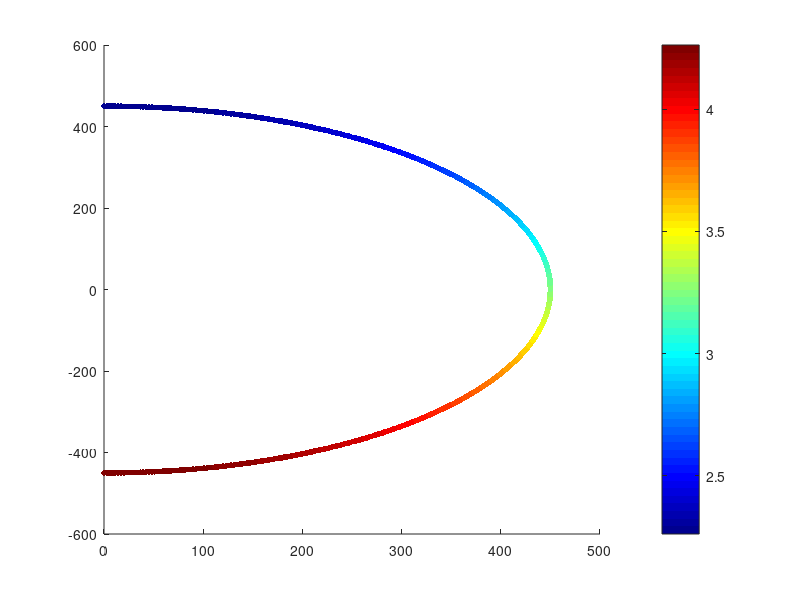

Here is the MATLAB script that generated this plot: (Note: this script raises an error after producing the figure.)
%% ============================================================
%  MECÁNICA DEL VUELO — Práctica: Rizo Vertical (Loop)
%  Aeronave: CASA C-101EB Aviojet
%  Nivel: Tercero/Cuarto de Ingeniería Aeroespacial
% ============================================================
%  OBJETIVO: Analizar la viabilidad aerodinámica, estructural
%  y propulsiva de un rizo vertical a radio constante.
%
%  FÍSICA DEL PROBLEMA
%  -------------------
%  El avión describe una circunferencia vertical de radio R.
%  El ángulo phi mide el recorrido desde A (base, phi=0)
%  hasta B (cima, phi=pi). La posición es:
%
%      x(phi) = R·sin(phi)
%      z(phi) = -R·cos(phi)        [origen en el centro]
%
%  El equilibrio en el eje NORMAL (centrípeto) da:
%
%      L - W·cos(phi) = (W/g)·(V²/R)
%
%  de donde se obtiene el CL y el factor de carga requeridos.
%
%  HIPÓTESIS: V = cte, R = cte, vuelo en plano vertical.
% ============================================================

clear; clc; close all;

%% ============================================================
%  BLOQUE 1 — DATOS DEL AVIÓN Y DEL ENSAYO
% ============================================================

% -- Pesos y geometría --
W   = 30000;    % [N]      Peso en vuelo
S   = 20.0;     % [m²]    Superficie alar

% -- Atmósfera (ISA, nivel del mar) --
rho = 1.225;    % [kg/m³]  Densidad del aire
g   = 9.81;     % [m/s²]   Gravedad

% -- Parámetros de la maniobra --
V   = 120;      % [m/s]    Velocidad de vuelo (constante)
R   = 450;      % [m]      Radio del rizo

% -- Polar parabólica: CD = CD0 + k·CL² --
CD0 = 0.025;    % [-]      Resistencia parásita
k   = 0.050;    % [-]      Factor de inducción

% -- Límites aerodinámicos --
CLmax =  1.4;   % [-]      Máximo CL (borde de pérdida positiva)
CLmin = -0.8;   % [-]      Mínimo CL (borde de pérdida negativa)

% -- Límites estructurales (C-101EB, Cat. Acrobática) --
n_max =  7.5;   % [g]      Factor de carga límite positivo
n_min = -3.9;   % [g]      Factor de carga límite negativo

% -- Velocidad máxima (Vne) --
Vne   = 232;    % [m/s]    Velocidad nunca exceder

% -- Empuje disponible (Garrett TFE731-3-1J, ISA SL) --
T_max = 15800;  % [N]      Empuje máximo del motor

fprintf('=== DATOS DE ENTRADA ===\n');
fprintf('  W = %g N  |  S = %g m²  |  rho = %g kg/m³\n', W, S, rho);
fprintf('  V = %g m/s  |  R = %g m\n', V, R);
fprintf('  CLmax = %g  |  n_max = %g g  |  n_min = %g g\n\n', CLmax, n_max, n_min);

%% ============================================================
%  BLOQUE 2 — CINEMÁTICA: DISCRETIZACIÓN DE LA TRAYECTORIA
% ============================================================
%
%  phi va de 0 (base, punto A) a pi (cima, punto B).
%  Con V constante, phi = omega·t donde omega = V/R.

omega = V / R;              % [rad/s]  Velocidad angular
t_man = pi * R / V;         % [s]      Duración del semirizo

N   = 500;                  % Número de puntos de la discretización
t   = linspace(0, t_man, N);
phi = omega * t;            % [rad]   phi ∈ [0, pi]

% Trayectoria en el plano vertical (origen en el centro del rizo)
x = R * sin(phi);           % [m]  Posición horizontal
z = -R * cos(phi);          % [m]  Posición vertical  (z=−R en A, z=+R en B)

fprintf('=== CINEMÁTICA ===\n');
fprintf('  Velocidad angular:  omega = %.4f rad/s\n', omega);
fprintf('  Duración del rizo:  t_man = %.2f s\n\n', t_man);

%% ============================================================
%  BLOQUE 3 — DINÁMICA: CL Y FACTOR DE CARGA
% ============================================================
%
%  Eje NORMAL (perpendicular a la trayectoria, centrípeto):
%
%      L - W·cos(phi) = (W/g)·(V²/R)
%
%      => CL(phi) = (W/qS)·[V²/(gR) + cos(phi)]
%      => n(phi)  = V²/(gR) + cos(phi)
%
%  donde  q = 0.5·rho·V²  es la presión dinámica.

q      = 0.5 * rho * V^2;                      % [Pa]  Presión dinámica

CL_req = (W / (q * S)) * (V^2/(g*R) + cos(phi));  % [-]  CL requerido
n_req  = V^2/(g*R) + cos(phi);                 % [g]   Factor de carga

fprintf('=== DINÁMICA ===\n');
fprintf('  Presión dinámica:   q      = %.1f Pa\n', q);
fprintf('  CL máximo requerido (en A): %.4f\n', max(CL_req));
fprintf('  CL mínimo requerido (en B): %.4f\n', min(CL_req));
fprintf('  n máximo (en A):           %.3f g\n', max(n_req));
fprintf('  n mínimo (en B):           %.3f g\n\n', min(n_req));

%% ============================================================
%  BLOQUE 4 — VELOCIDADES MÍNIMAS DE PÉRDIDA
% ============================================================
%
%  En A (phi=0, base): CL_req es MÁXIMO. Igualando a CLmax:
%
%      Vmin_A = sqrt( 2gR / [rho·g·S·R/W · CLmax − 2] )
%
%  En B (phi=pi, cima): CL_req es MÍNIMO. Igualando a CLmax
%  con signo negativo (vuelo invertido, pérdida por abajo):
%
%      Vmin_B = sqrt( 2gR / [rho·g·S·R/W · CLmax + 2] )
%
%  CONDICIÓN DE EXISTENCIA de Vmin_A:  rho·g·S·R/(2W)·CLmax > 1
%  Si no se cumple, NO existe velocidad que sostenga el rizo.

denom_A = rho*S*CLmax - 2*W/(g*R);
denom_B = rho*S*CLmax + 2*W/(g*R);

fprintf('=== VELOCIDADES MÍNIMAS DE PÉRDIDA ===\n');

if denom_A > 0
    Vmin_A = sqrt(2*W / denom_A);
    fprintf('  Vmin en A (base): %.2f m/s\n', Vmin_A);
else
    Vmin_A = NaN;
    fprintf('  [!] No existe Vmin_A físicamente (denominador <= 0).\n');
    fprintf('      El rizo no puede sostenerse sin pérdida en la base.\n');
end

Vmin_B = sqrt(2*W / denom_B);
fprintf('  Vmin en B (cima): %.2f m/s\n', Vmin_B);
fprintf('  Siempre Vmin_B < Vmin_A: la cima es menos exigente.\n\n');

%% ============================================================
%  BLOQUE 5 — EMPUJE REQUERIDO
% ============================================================
%
%  Eje TANGENCIAL (a lo largo de la trayectoria):
%
%      T - D - W·sin(phi) = 0       [V = cte => aceleración tangencial = 0]
%
%      => T_req(phi) = D(phi) + W·sin(phi)
%
%  donde  D = q·S·CD  y  CD = CD0 + k·CL²

CD_req = CD0 + k * CL_req.^2;      % [-]  CD por polar parabólica
D_req  = q * S * CD_req;            % [N]  Resistencia aerodinámica
T_req  = D_req + W * sin(phi);      % [N]  Empuje requerido
phi_Tcrit1 = rad2deg(phi(37));
phi_Tcrit2 = rad2deg(phi(446));

fprintf('=== EMPUJE ===\n');
fprintf('  T_req máximo:     %.0f N  (phi = %.1f°)\n', ...
    max(T_req), rad2deg(phi(T_req == max(T_req))));
fprintf('  T_req mínimo:     %.0f N\n', min(T_req));
fprintf('  T_max disponible: %.0f N  (TFE731)\n', T_max);

if max(T_req) > T_max
    deficit = max(T_req) - T_max;
    fprintf('  [!] DÉFICIT DE EMPUJE: %.0f N. ', deficit);
    fprintf('La hipótesis V=cte no es sostenible.\n\n');
else
    fprintf('  Motor suficiente. V = cte es viable.\n\n');
end

%% ============================================================
%  BLOQUE 6 — DIAGNÓSTICO DE VIABILIDAD
% ============================================================

fprintf('=== DIAGNÓSTICO DE VIABILIDAD ===\n');

% 6.1 Comprobación estructural
if max(n_req) > n_max
    fprintf('  [ESTRUCTURA +]: CRÍTICO  — n_max = %.2f g > %.1f g\n', max(n_req), n_max);
else
    fprintf('  [ESTRUCTURA +]: SEGURO   — n_max = %.2f g <= %.1f g\n', max(n_req), n_max);
end

if min(n_req) < n_min
    fprintf('  [ESTRUCTURA -]: CRÍTICO  — n_min = %.2f g < %.1f g\n', min(n_req), n_min);
else
    fprintf('  [ESTRUCTURA -]: SEGURO   — n_min = %.2f g >= %.1f g\n', min(n_req), n_min);
end

% 6.2 Comprobación aerodinámica
if any(CL_req > CLmax)
    fprintf('  [AERODINÁMICA]: PÉRDIDA  — CL_req supera CLmax en %d puntos.\n', sum(CL_req > CLmax));
elseif any(CL_req < CLmin)
    fprintf('  [AERODINÁMICA]: PÉRDIDA  — CL_req cae bajo CLmin en %d puntos.\n', sum(CL_req < CLmin));
else
    fprintf('  [AERODINÁMICA]: SEGURO   — CL_req ∈ [%.2f, %.2f] en toda la maniobra.\n', min(CL_req), max(CL_req));
end

% 6.3 Comprobación de velocidad
if ~isnan(Vmin_A) && V >= Vmin_A
    fprintf('  [VELOCIDAD]:    SEGURO   — V = %g m/s >= Vmin_A = %.2f m/s\n', V, Vmin_A);
elseif ~isnan(Vmin_A)
    fprintf('  [VELOCIDAD]:    CRÍTICO  — V = %g m/s < Vmin_A = %.2f m/s\n', V, Vmin_A);
end

% 6.4 Comprobación propulsiva
if max(T_req) <= T_max
    fprintf('  [PROPULSIÓN]:   SEGURO   — T_req_max = %.0f N <= T_max = %.0f N\n', max(T_req), T_max);
else
    fprintf('  [PROPULSIÓN]:   DÉFICIT  — T_req_max = %.0f N > T_max = %.0f N\n', max(T_req), T_max);
end
fprintf('\n');

%% ============================================================
%  BLOQUE 7 — ENVOLVENTE V-n
% ============================================================
%
%  
%  Es la frontera estructural/aerodinámica del avión, definida por:
%
%  FRONTERA IZQUIERDA — Pérdida (stall):
%      Rama positiva: n_stall_pos(V) = rho·V²·S·CLmax / (2W)
%      Rama negativa: n_stall_neg(V) = rho·V²·S·CLmin / (2W)   [CLmin < 0]
%
%  VELOCIDADES CARACTERÍSTICAS:
%      VS    = sqrt(2W / (rho·S·CLmax))          1-g stall speed
%      VSneg = sqrt(2W / (rho·S·|CLmin|))        1-g negative stall speed
%      VA    = VS · sqrt(n_max)                   design maneuvering speed
%      VAneg: donde n_stall_neg(V) = n_min        maniobrabilidad negativa
%
%  ZONA VOLABLE (interior de la envolvente):
%      n_stall_neg(V) <= n <= n_stall_pos(V)     [zona de pérdida]
%      n_min          <= n <= n_max               [zona estructural]
%      V <= Vne                                   [velocidad máxima]
%
%  La curva del rizo n_man(V) = 1 + V²/(gR) se superpone
%  para comprobar si la maniobra CABE dentro de la envolvente.
%  ¡Puede haber puntos fuera de n_man sin tocar n_max!

V_vec = linspace(0, Vne*1.15, 600);

% -- Velocidades características --
VS    = sqrt(2*W / (rho*S*CLmax));          % [m/s] Velocidad de pérdida 1g
VSneg = sqrt(2*W / (rho*S*abs(CLmin)));     % [m/s] Velocidad de pérdida 1g negativa
VA    = VS * sqrt(n_max);                   % [m/s] Velocidad de maniobra

% VAneg: velocidad donde la rama negativa toca n_min
%   n_stall_neg = rho*V²*S*CLmin/(2W) = n_min  => V² = 2W*n_min/(rho*S*CLmin)
%   Como CLmin<0 y n_min<0, el cociente es positivo.
VAneg = sqrt(2*W*n_min / (rho*S*CLmin));    % [m/s] Maniobra negativa

fprintf('=== VELOCIDADES CARACTERÍSTICAS (ENVOLVENTE) ===\n');
fprintf('  VS    (pérdida 1g positiva): %.1f m/s\n', VS);
fprintf('  VSneg (pérdida 1g negativa): %.1f m/s\n', VSneg);
fprintf('  VA    (maniobra positiva):   %.1f m/s\n', VA);
fprintf('  VAneg (maniobra negativa):   %.1f m/s\n', VAneg);
fprintf('  Vne   (nunca exceder):       %.1f m/s\n\n', Vne);

% -- Fronteras de pérdida (parábolas) --
n_stall_pos = (rho * V_vec.^2 * S * CLmax)  / (2*W);   % rama positiva
n_stall_neg = (rho * V_vec.^2 * S * CLmin)  / (2*W);   % rama negativa (valores <0)

% -- Curva del rizo superpuesta --
n_man = 1 + V_vec.^2 / (g*R);      % Factor de carga máximo del rizo (en A)

% -- Construcción del perímetro de la envolvente (para el fill) --
%  Sentido antihorario: rama pos (VS->VA) + techo (VA->Vne) +
%  pared der. (n_max->n_min) + suelo (Vne->VAneg) + rama neg (VAneg->VSneg)

% Rama positiva de pérdida: VS a VA
mask_pos = V_vec >= VS & V_vec <= VA;
Vp = V_vec(mask_pos);  np = n_stall_pos(mask_pos);

% Techo estructural: VA a Vne
Vtecho = [VA, Vne];  ntecho = [n_max, n_max];

% Pared derecha: n_max a n_min (en Vne)
Vder = [Vne, Vne];  nder = [n_max, n_min];

% Suelo estructural: Vne a VAneg
Vsuelo = [Vne, VAneg];  nsuelo = [n_min, n_min];

% Rama negativa de pérdida: VAneg a VSneg
mask_neg = V_vec >= VSneg & V_vec <= VAneg;
Vn = fliplr(V_vec(mask_neg));   nn = fliplr(n_stall_neg(mask_neg));

% Cierre (VSneg de vuelta a VS con n=0 aproximadamente)
Vcierre = [VSneg, VS];  ncierre = [-1, 1];

% Coordenadas del polígono completo
V_fill = [Vp,    Vtecho, Vder, Vsuelo, Vn,    Vcierre];
n_fill = [np,    ntecho, nder, nsuelo, nn,    ncierre];

%% ============================================================
%  BLOQUE 8 — GRÁFICAS
% ============================================================

phi_deg = rad2deg(phi);     % Convertir a grados para los ejes

% ── Figura 1: Trayectoria coloreada por factor de carga ──────
figure('Name','Trayectoria del Rizo','Color','w','Position',[50 50 500 520]);

scatter(x, z, 18, n_req, 'filled');
colormap(jet); cb = colorbar;
cb.Label.String = 'Factor de carga n [g]';
clim([min(n_req)-0.1, max(n_req)+0.1]);

hold on;
% Marcar A y B
plot(x(1),   z(1),   'ro', 'MarkerFaceColor','r', 'MarkerSize',10);
plot(x(end), z(end), 'bs', 'MarkerFaceColor','b', 'MarkerSize',10);
text(x(1)+15,   z(1)-50,  'A  (n_{max})', 'Color','r', 'FontWeight','bold');
text(x(end)+15, z(end)+30,'B  (n_{min})', 'Color','b', 'FontWeight','bold');

% Ecuaciones paramétricas
annotation('textbox',[0.13 0.02 0.5 0.07], ...
    'String','x(\phi)=R\cdot\sin\phi \quad z(\phi)=-R\cdot\cos\phi', ...
    'FitBoxToText','on','EdgeColor','none','FontSize',9, ...
    'Interpreter','tex');

axis equal; grid on;
xlabel('x [m]'); ylabel('z [m]');
title('Trayectoria del rizo vertical (color = factor de carga)','FontWeight','bold');

% ── Figura 2: CL(phi) ────────────────────────────────────────
figure('Name','CL requerido','Color','w','Position',[570 50 650 340]);

plot(phi_deg, CL_req, 'b-', 'LineWidth', 2, 'DisplayName','C_L requerido');
hold on;
yline(CLmax, 'r--', 'LineWidth', 1.5, 'DisplayName', ...
    ['C_{L,max} = ' num2str(CLmax)]);
yline(CLmin, 'r:', 'LineWidth', 1.5, 'DisplayName', ...
    ['C_{L,min} = ' num2str(CLmin)]);
yline(0, 'k-', 'LineWidth', 0.8, 'HandleVisibility','off');

% Zona de pérdida (si la hay)
if any(CL_req > CLmax)
    area_x = phi_deg(CL_req > CLmax);
    area_y = CL_req(CL_req > CLmax);
    fill([area_x, fliplr(area_x)], [area_y, CLmax*ones(size(area_y))], ...
        'r', 'FaceAlpha', 0.25, 'EdgeColor','none','DisplayName','Zona de pérdida');
end

% Puntos A y B
plot(0,   CL_req(1),   'ro','MarkerFaceColor','r','MarkerSize',8,'HandleVisibility','off');
plot(180, CL_req(end), 'bs','MarkerFaceColor','b','MarkerSize',8,'HandleVisibility','off');
text(5,   CL_req(1)+0.03,  'A','Color','r','FontWeight','bold');
text(173, CL_req(end)+0.03,'B','Color','b','FontWeight','bold');

grid on;
xlabel('\phi [°]'); ylabel('C_L [-]');
title('Coeficiente de sustentación requerido a lo largo del rizo','FontWeight','bold');
legend('Location','northeast');
xlim([0 180]); xticks(0:30:180);

% ── Figura 3: n(phi) ─────────────────────────────────────────
figure('Name','Factor de carga','Color','w','Position',[570 430 650 340]);

plot(phi_deg, n_req, 'b-', 'LineWidth', 2, 'DisplayName','n requerido');
hold on;
yline(n_max, 'r--', 'LineWidth', 1.5, 'DisplayName', ...
    ['n_{max} = ' num2str(n_max) ' g']);
yline(n_min, 'r:',  'LineWidth', 1.5, 'DisplayName', ...
    ['n_{min} = ' num2str(n_min) ' g']);
yline(1, 'k--', 'LineWidth', 0.8, 'DisplayName','n = 1 g (nivel)');
yline(0, 'k-',  'LineWidth', 0.8, 'HandleVisibility','off');

plot(0,   n_req(1),   'ro','MarkerFaceColor','r','MarkerSize',8,'HandleVisibility','off');
plot(180, n_req(end), 'bs','MarkerFaceColor','b','MarkerSize',8,'HandleVisibility','off');
text(5,   n_req(1)+0.15,  'A','Color','r','FontWeight','bold');
text(173, n_req(end)+0.15,'B','Color','b','FontWeight','bold');

grid on;
xlabel('\phi [°]'); ylabel('n [g]');
title('Factor de carga a lo largo del rizo','FontWeight','bold');
legend('Location','northeast');
xlim([0 180]); xticks(0:30:180);

% ── Figura 4: T_req(phi) ─────────────────────────────────────
figure('Name','Empuje requerido','Color','w','Position',[50 580 650 340]);

plot(phi_deg, T_req/1000, 'k-',  'LineWidth', 2, 'DisplayName','T_{req}');
hold on;
yline(T_max/1000, 'r--', 'LineWidth', 1.5, 'DisplayName', ...
    ['T_{max} = ' num2str(T_max/1000,'%.1f') ' kN (TFE731)']);

% Zona de déficit (si la hay)
if any(T_req > T_max)
    area_x = phi_deg(T_req > T_max);
    area_y = T_req(T_req > T_max)/1000;
    fill([area_x, fliplr(area_x)], [area_y, (T_max/1000)*ones(size(area_y))], ...
        'r','FaceAlpha',0.25,'EdgeColor','none','DisplayName','Déficit de empuje');
end

plot(0,   T_req(1)/1000,   'ro','MarkerFaceColor','r','MarkerSize',8,'HandleVisibility','off');
plot(180, T_req(end)/1000, 'bs','MarkerFaceColor','b','MarkerSize',8,'HandleVisibility','off');
text(5,   T_req(1)/1000+0.2,  'A','Color','r','FontWeight','bold');
text(173, T_req(end)/1000+0.2,'B','Color','b','FontWeight','bold');

grid on;
xlabel('\phi [°]'); ylabel('T [kN]');
title('Empuje requerido a lo largo del rizo','FontWeight','bold');
legend('Location','northeast');
xlim([0 180]); xticks(0:30:180);

% ── Figura 5: Envolvente V-n ─────
%
%  La zona VERDE es el interior de la envolvente.
%  La zona de pérdida queda FUERA (a la izquierda de las parábolas).
%  La curva del rizo n_man(V) se superpone: si sale de la zona verde,
%  la maniobra no es viable a esa velocidad.

figure('Name','Envolvente V-n','Color','w','Position',[720 580 700 420]);

% -- Zona volable (fill del polígono de la envolvente) --
fill(V_fill, n_fill, [0.85 0.95 0.85], ...
    'EdgeColor','none', 'DisplayName','Zona volable (envolvente)');
hold on;

% -- Fronteras de pérdida (parábolas) --
%    Solo se dibujan hasta VA (positiva) y VAneg (negativa)
V_pos = V_vec(V_vec >= VS  & V_vec <= VA);
V_neg = V_vec(V_vec >= VSneg & V_vec <= VAneg);

plot(V_pos, n_stall_pos(V_vec >= VS  & V_vec <= VA), ...
    'b-', 'LineWidth', 2.5, 'DisplayName','Frontera pérdida (+)');
plot(V_neg, n_stall_neg(V_vec >= VSneg & V_vec <= VAneg), ...
    'b--','LineWidth', 2.5, 'DisplayName','Frontera pérdida (-)');

% -- Límites estructurales horizontales --
plot([VA,  Vne], [n_max, n_max], 'k-', 'LineWidth', 2.5, ...
    'DisplayName',['n_{max} = +' num2str(n_max) ' g']);
plot([VAneg, Vne], [n_min, n_min], 'k-', 'LineWidth', 2.5, ...
    'DisplayName',['n_{min} = ' num2str(n_min) ' g']);

% -- Pared derecha (Vne) --
plot([Vne, Vne], [n_min, n_max], 'r-', 'LineWidth', 2.5, ...
    'DisplayName','V_{ne}');

% -- Zona de pérdida (a la izquierda, sombreada en rojo claro) --
%    Positiva: entre V=0 y la parábola positiva (hasta VS)
V_shade = linspace(0, VS, 50);
fill([V_shade, fliplr(V_shade)], ...
     [n_stall_pos(1:50), zeros(1,50)], ...
     [1 0.88 0.88], 'EdgeColor','none', 'HandleVisibility','off');
%    Negativa: zona bajo la parábola negativa
fill([V_shade, fliplr(V_shade)], ...
     [n_stall_neg(1:50), zeros(1,50)], ...
     [1 0.88 0.88], 'EdgeColor','none', 'HandleVisibility','off');

% -- Curva del rizo superpuesta (la que usamos en la práctica) --
%    Esta curva debe quedar DENTRO de la zona verde para que la maniobra sea viable
idx_visible = V_vec >= VS & V_vec <= Vne*1.1;
plot(V_vec(idx_visible), n_man(idx_visible), ...
    'm-', 'LineWidth', 2.5, 'DisplayName', ...
    sprintf('n_{man}(V) rizo  R=%gm', R));

% Trazar en rojo la parte que sale de la envolvente (n_man > n_max)
idx_fuera = idx_visible & n_man > n_max;
if any(idx_fuera)
    plot(V_vec(idx_fuera), n_man(idx_fuera), ...
        'r-', 'LineWidth', 3, 'DisplayName','Rizo fuera de envolvente');
end

% -- Punto de ensayo --
plot(V, max(n_req), 'ko', 'MarkerFaceColor','y', 'MarkerSize',12, ...
    'DisplayName',['Ensayo: V=' num2str(V) ' m/s  (n=' ...
    num2str(max(n_req),'%.2f') 'g)']);

% -- Etiquetas de velocidades características --
text(VS+1,    0.15, 'V_S',    'FontSize',9, 'Color','b', 'FontWeight','bold');
text(VSneg+1, -0.2, 'V_{Sneg}','FontSize',9,'Color','b', 'FontWeight','bold');
text(VA+1,    n_max-0.6, 'V_A',  'FontSize',9,'Color','k','FontWeight','bold');
text(VAneg+1, n_min+0.3, 'V_{Aneg}','FontSize',9,'Color','k','FontWeight','bold');
text(Vne+2,   n_max-0.6, 'V_{ne}','FontSize',9,'Color','r','FontWeight','bold');

% -- Línea n=0 y n=1g de referencia --
yline(0, 'k-',  'LineWidth', 0.8, 'HandleVisibility','off');
yline(1, 'k:', 'LineWidth', 0.8, 'HandleVisibility','off');
text(Vne*1.05, 1.1, 'n=1g', 'FontSize', 8, 'Color', [0.4 0.4 0.4]);

% -- Anotación explicativa --
annotation('textbox', [0.13 0.01 0.75 0.06], ...
    'String', ...
    ['Zona verde = envolvente (zona volable). ' ...
     'La curva magenta es n_{man}(V) = 1 + V^2/(gR) del rizo. ' ...
     'Si sale de la zona verde, la maniobra es INVIABLE a esa V.'], ...
    'FitBoxToText','off', 'EdgeColor','none', ...
    'FontSize', 8, 'Color', [0.3 0.3 0.3]);

grid on;
xlabel('V [m/s]', 'FontWeight','bold');
ylabel('n [g]',   'FontWeight','bold');
title(sprintf('Envolvente V-n con curva del rizo (R = %g m)', R), ...
    'FontWeight','bold');
legend('Location','northeast', 'FontSize', 8);
xlim([0, Vne*1.12]);
ylim([n_min - 1.5, n_max + 1.5]);
